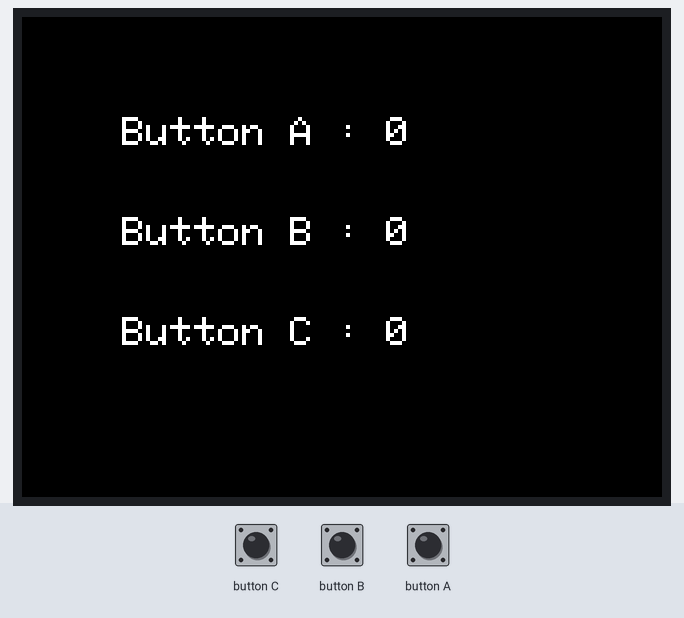
This sketch was run on a simulated ESP32. Parts: 320×240 colour display. The test bench sets the inputs (shaded band).

Above: at 1.3 s.
1.4 s: button C pressed for 0.15 s
3.0 s: button B pressed for 0.15 s
At 3.7 s:
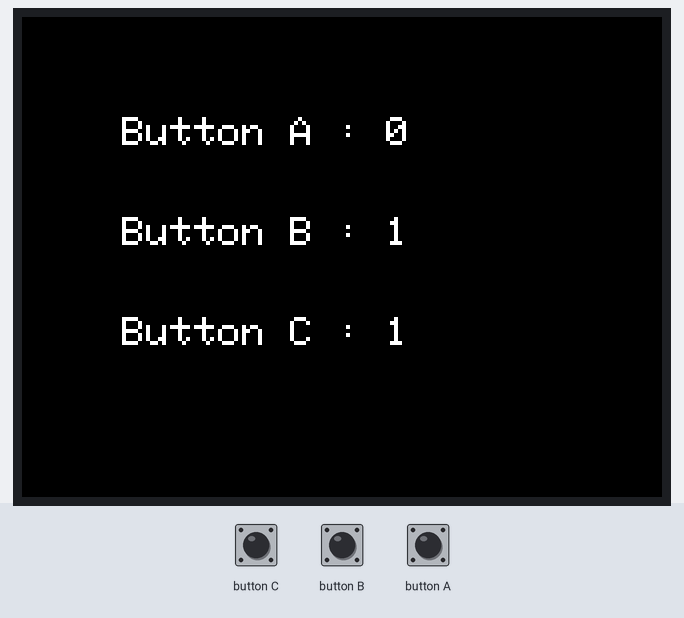
4.6 s: button A pressed for 0.15 s
6.2 s: button C pressed for 1 s
At 7.3 s:
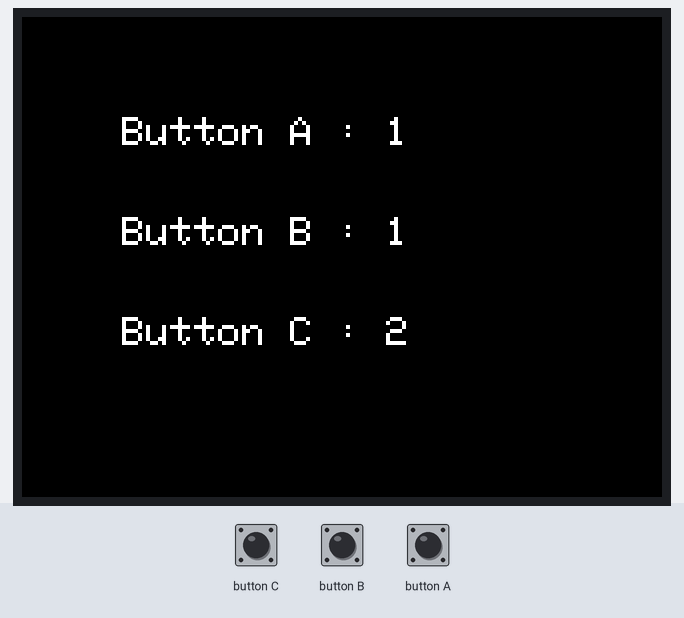
8.7 s: button B pressed for 1 s
11.2 s: button A pressed for 1 s
At 12.3 s:
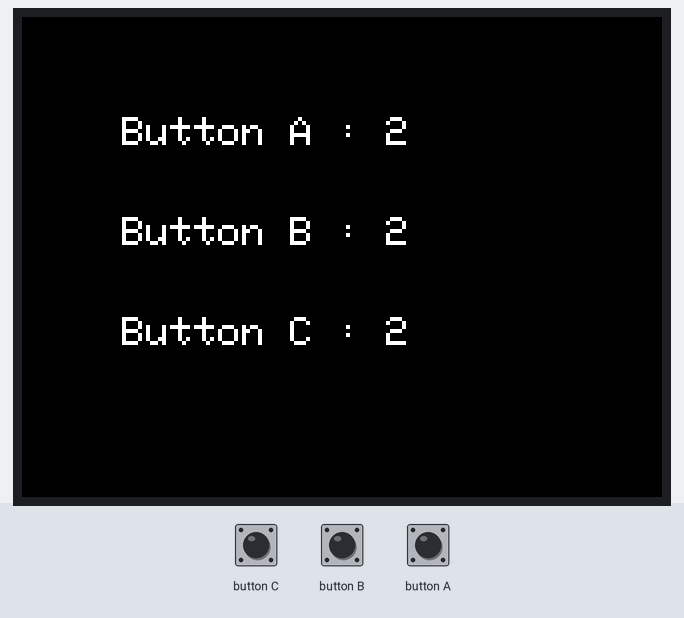
Timing chart, 0 to 14.2 s (numbered marks = the images above; inputs shaded):
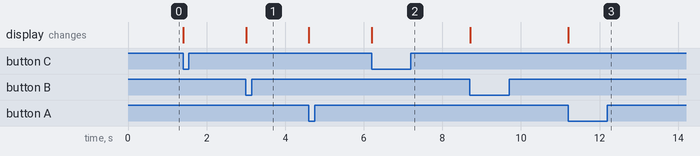

Measured:
- after the input at 3.0 s, the display: changes at once (image 1)
- after the input at 6.2 s, the display: changes at once (image 2)
- after the input at 11.2 s, the display: changes at once (image 3)

The sketch:

M5stack_buttun_test.ino
```cpp
#include <M5Stack.h>

#define HIGHT_MAX 240
#define WIDTH_MAX 320

unsigned int guiBtnA_Cnt;
unsigned int guiBtnB_Cnt;
unsigned int guiBtnC_Cnt;

void setup() {
  // M5Stackの初期化
  M5.begin();

  // 初期化
  guiBtnA_Cnt = 0;
  guiBtnB_Cnt = 0;
  guiBtnC_Cnt = 0;
  // 文字サイズを変更
  M5.Lcd.setTextSize(2);
  // Aボタン　カウンタ表示
  M5.Lcd.setCursor(50,50);
  M5.Lcd.printf("Button A : %d",guiBtnA_Cnt);
  // Bボタン　カウンタ表示
  M5.Lcd.setCursor(50,100);
  M5.Lcd.printf("Button B : %d",guiBtnB_Cnt);
  // Cボタン　カウンタ表示
  M5.Lcd.setCursor(50,150);
  M5.Lcd.printf("Button C : %d",guiBtnC_Cnt);
}

void loop() {

    M5.update();
    // Aボタン
    if (M5.BtnA.wasPressed()) {
      // カウンタ更新
      guiBtnA_Cnt++;
      // カウンタ表示
      M5.Lcd.setCursor(50,50);
      M5.Lcd.printf("Button A : %d",guiBtnA_Cnt);
    }
    // Bボタン
    if (M5.BtnB.wasPressed()) {
      // カウンタ更新
      guiBtnB_Cnt++;
      // カウンタ表示
      M5.Lcd.setCursor(50,100);
      M5.Lcd.printf("Button B : %d",guiBtnB_Cnt);
    }
    // Cボタン
    if (M5.BtnC.wasPressed()) {
      // カウンタ更新
      guiBtnC_Cnt++;
      // カウンタ表示
      M5.Lcd.setCursor(50,150);
      M5.Lcd.printf("Button C : %d",guiBtnC_Cnt);
    }
}
```
